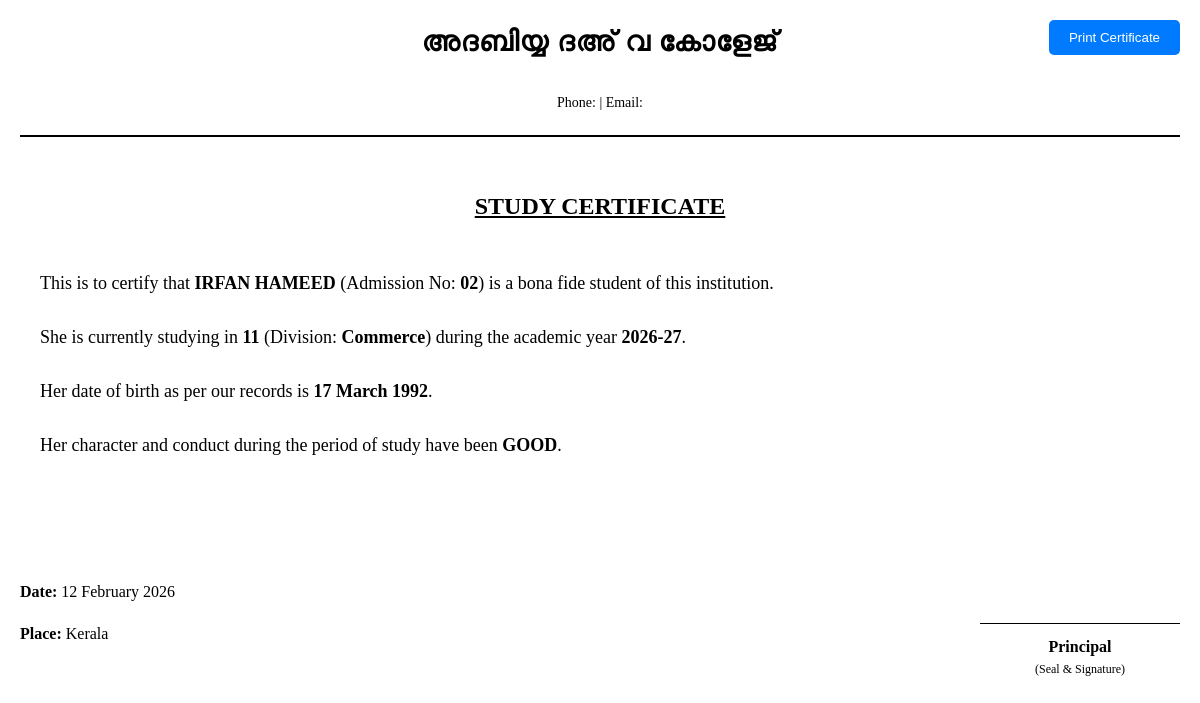
Page /academics/students/2/certificate/ (signed in) on the committed database.
### core/models.py (models this page shows, shortened)
class Institution(models.Model):
    name = models.CharField(max_length=255)
    code = models.CharField(max_length=50, unique=True)
    address = models.TextField(blank=True)
    phone = models.CharField(max_length=20, blank=True)
    email = models.EmailField(blank=True)
    description = models.TextField(blank=True, help_text=_("Detailed description of the institution"))
    image = models.ImageField(upload_to="institutions/", blank=True, null=True)
    is_active = models.BooleanField(default=True)
    class Meta:
        verbose_name = _("Institution")
        verbose_name_plural = _("Institutions")

class AcademicYear(models.Model):
    name = models.CharField(
        max_length=20,
        unique=True,
        help_text=_("Display label, e.g. 2025-26"),
    )
    start_date = models.DateField()
    end_date = models.DateField()
    is_active = models.BooleanField(default=False)
    class Meta:
        ordering = ["-start_date"]

### academics/models.py (models this page shows, shortened)
class StudentProfile(models.Model):
    user = models.OneToOneField(
        settings.AUTH_USER_MODEL,
        on_delete=models.CASCADE,
        related_name="student_profile",
    )
    admission_number = models.CharField(max_length=50, unique=True)
    whatsapp_number = models.CharField(max_length=20, blank=True, help_text=_("Active WhatsApp number"))
    date_of_birth = models.DateField()
    classroom = models.ForeignKey(
        ClassRoom,
        on_delete=models.PROTECT,
        related_name="students",
    )
    father_name = models.CharField(max_length=100, blank=True)
    mother_name = models.CharField(max_length=100, blank=True)
    address = models.TextField(blank=True)
    blood_group = models.CharField(
        max_length=5,
        blank=True,
        choices=[
            ('A+', 'A+'), ('A-', 'A-'), ('B+', 'B+'), ('B-', 'B-'),
            ('AB+', 'AB+'), ('AB-', 'AB-'), ('O+', 'O+'), ('O-', 'O-')
        ]
    )

class ClassRoom(models.Model):
    institution = models.ForeignKey(
        Institution,
        on_delete=models.PROTECT,
        related_name="classrooms",
    )
    academic_year = models.ForeignKey(
        AcademicYear,
        on_delete=models.PROTECT,
        related_name="classrooms",
    )
    standard = models.CharField(
        max_length=50,
        help_text=_("e.g. Grade 1, BA Arabic, etc."),
    )
    division = models.CharField(max_length=10, blank=True, help_text=_("e.g. A, B"))
    class Meta:
        unique_together = ("institution", "academic_year", "standard", "division")
        verbose_name = _("Class Room")
        verbose_name_plural = _("Class Rooms")

### accounts/models.py (models this page shows, shortened)
class User(AbstractUser):
    class Roles(models.TextChoices):
        ADMIN = "ADMIN", _("Admin")
        STAFF = "STAFF", _("Staff")
        STUDENT = "STUDENT", _("Student")
        PARENT = "PARENT", _("Parent")
        SPONSOR = "SPONSOR", _("Sponsor")
        COMMITTEE = "COMMITTEE", _("Committee Member")
        APPLICANT = "APPLICANT", _("Applicant")
    role = models.CharField(
        _("role"),
        max_length=20,
        choices=Roles.choices,
        default=Roles.STAFF,
    )
    phone = models.CharField(_("phone number"), max_length=20, blank=True)
    is_phone_verified = models.BooleanField(default=False)
    organization_name = models.CharField(
        max_length=255, blank=True, help_text="Institution or branch name (optional)."
    )

### academics/views.py (the view)
# urls.py: path("students/<int:pk>/certificate/", views.StudentCertificateView.as_view(), name="student_certificate"),
class StudentCertificateView(RoleRequiredMixin, DetailView):
    model = StudentProfile
    template_name = "academics/student_certificate.html"
    context_object_name = 'student'
    allowed_roles = [User.Roles.ADMIN, User.Roles.STAFF]
    def get_context_data(self, **kwargs):
        context = super().get_context_data(**kwargs)
        if self.object.classroom and self.object.classroom.institution:
             context['institution'] = self.object.classroom.institution
        else:
             from core.models import Institution
             context['institution'] = Institution.objects.filter(is_active=True).first()
        return context

### accounts/permissions.py (called while the page is built)
    def test_func(self) -> bool:
        user: User = self.request.user
        if not user.is_authenticated:
            return False
        if not self.allowed_roles:
            return True
        return user.role in self.allowed_roles or user.is_superuser

### templates/academics/student_certificate.html (shortened to what this page needs)
<!DOCTYPE html>
<html lang="en">
<head>
</head>
<body>
    <button class="print-btn" onclick="window.print()">Print Certificate</button>
    <div class="header">
        {% if institution %}
            <h1 class="institution-name">{{ institution.name }}</h1>
            <div class="institution-details">
                {{ institution.address|linebreaksbr }}<br>
                Phone: {{ institution.phone }} | Email: {{ institution.email }}
            </div>
        {% else %}
            <h1 class="institution-name">ADABIYYA INSTITUTIONS</h1>
        {% endif %}
    </div>
    <div class="certificate-title">Study Certificate</div>
    <div class="content">
        <p>This is to certify that <strong>{{ student.user.get_full_name|upper }}</strong>
        (Admission No: <strong>{{ student.admission_number }}</strong>) is a bona fide student of this institution.</p>
        <p>
            {% if student.user.gender == 'M' %}He{% else %}She{% endif %} is currently studying in
            <strong>{{ student.classroom.standard }}</strong>
            (Division: <strong>{{ student.classroom.division|default:"-" }}</strong>)
            during the academic year <strong>{{ student.classroom.academic_year.name }}</strong>.
        </p>
        <p>
            {% if student.user.gender == 'M' %}His{% else %}Her{% endif %} date of birth as per our records is
            <strong>{{ student.date_of_birth|date:"d F Y" }}</strong>.
        </p>
        <p>
            {% if student.user.gender == 'M' %}His{% else %}Her{% endif %} character and conduct during the period of study have been <strong>GOOD</strong>.
        </p>
    </div>
    <div class="footer">
        <div class="place-date">
            <p><strong>Date: </strong> {% now "d F Y" %}</p>
            <p><strong>Place: </strong> Kerala</p>
        </div>
        <div class="signature-box">
            <div class="signature-line">Principal</div>
            <div style="font-size: 12px;">(Seal & Signature)</div>
        </div>
    </div>
</body>
</html>

### templates/academics/student_certificate.html (style rules this page uses)
body { font-family: "Times New Roman", Times, serif; line-height: 1.6; margin: 0; padding: 20px; color: #000; }
.header { text-align: center; margin-bottom: 50px; border-bottom: 2px solid #000; padding-bottom: 20px; }
.institution-name { font-size: 28px; font-weight: bold; text-transform: uppercase; margin: 0; letter-spacing: 1px; }
.institution-details { font-size: 14px; margin-top: 5px; }
.certificate-title { text-align: center; font-size: 24px; font-weight: bold; text-decoration: underline; margin: 40px 0; text-transform: uppercase; }
.content { font-size: 18px; text-align: justify; margin: 0 20px; line-height: 2; }
.footer { margin-top: 100px; display: flex; justify-content: space-between; }
.signature-box { text-align: center; width: 200px; }
.signature-line { border-top: 1px solid #000; margin-top: 60px; padding-top: 10px; font-weight: bold; }
.print-btn { position: fixed; top: 20px; right: 20px; padding: 10px 20px; background: #007bff; color: white; border: none; border-radius: 5px; cursor: pointer; font-family: sans-serif; }

### rows in the picture
Institution: name "അദബിയ്യ ദഅ് വ കോളേജ്"
StudentProfile: user.get_full_name "IRFAN HAMEED", admission_number "02", classroom.standard "11", classroom.division "Commerce", classroom.academic_year.name "2026-27", date_of_birth "17 March 1992"
